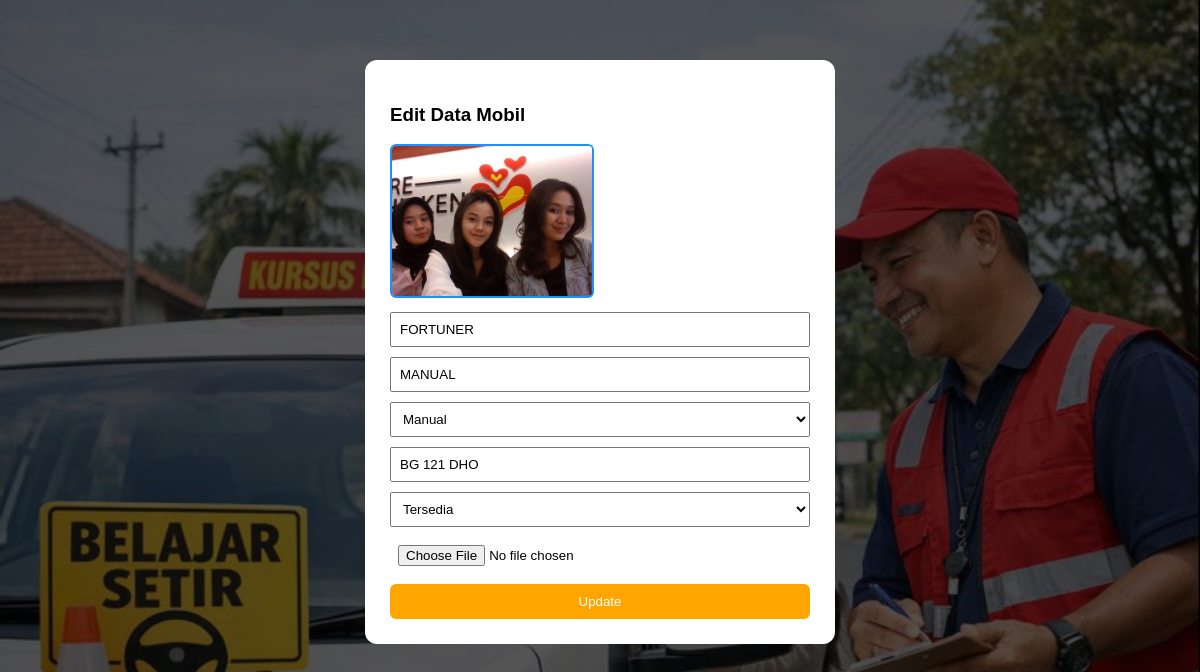
The app's page /Mobil/edit.php?id=2 (signed in) with its own data.
### tables this page shows
CREATE TABLE `mobil` (
  `mobil_id` int(11) NOT NULL,
  `nama_mobil` varchar(50) NOT NULL,
  `tipe` varchar(50) NOT NULL,
  `transmisi` varchar(50) NOT NULL,
  `plat_nomor` varchar(50) NOT NULL,
  `status` varchar(50) NOT NULL,
  `foto` varchar(255) DEFAULT ''
);

### Mobil/edit.php (the view, shortened to what this page needs)
<?php
include "../koneksi.php";
$id = $_GET['id'];
$data = mysqli_query($koneksi, "SELECT * FROM mobil WHERE mobil_id='$id'");
$m = mysqli_fetch_assoc($data);
?>
<!DOCTYPE html>
<html lang="id">
<head>
</head>
<body>
<div class="form">
<h3>Edit Data Mobil</h3>
<?php
$foto = isset($m['foto']) && !empty($m['foto']) ? '../assets/img/mobil/'.$m['foto'] : '../assets/img/default-car.svg';
?>
<img src="<?= $foto; ?>" alt="Foto Mobil" class="foto-preview">
<form method="post" enctype="multipart/form-data">
<input type="text" name="nama" value="<?= $m['nama_mobil']; ?>" required>
<input type="text" name="tipe" value="<?= $m['tipe']; ?>" required>
<select name="transmisi">
    <option <?= $m['transmisi']=='Manual'?'selected':''; ?>>Manual</option>
</select>
<input type="text" name="plat" value="<?= $m['plat_nomor']; ?>" required>
<select name="status">
    <option <?= $m['status']=='Tersedia'?'selected':''; ?>>Tersedia</option>
</select>
<input type="file" name="foto" accept="image/*">
<button name="update">Update</button>
</form>
</div>
</body>
</html>

### Mobil/edit.php (style rules this page uses)
body { background: linear-gradient(rgba(0,0,0,0.65), rgba(0,0,0,0.65)), url('../assets/img/bg_kursus.jpg'); background-size: cover; font-family: Arial; }
.form { width: 420px; margin: 60px auto; background: white; padding: 25px; border-radius: 12px; }
input, select { width: 100%; padding: 8px; margin-bottom: 10px; box-sizing: border-box; }
.foto-preview { width: 100%; max-width: 200px; height: 150px; object-fit: cover; border-radius: 6px; border: 2px solid #1e90ff; margin-bottom: 10px; }
button { padding: 10px; width: 100%; background: orange; color: white; border: none; border-radius: 6px; }

### records on screen
mobil: foto (picture), nama "FORTUNER", tipe "MANUAL", transmisi "Manual", plat "BG 121 DHO", status "Tersedia"
